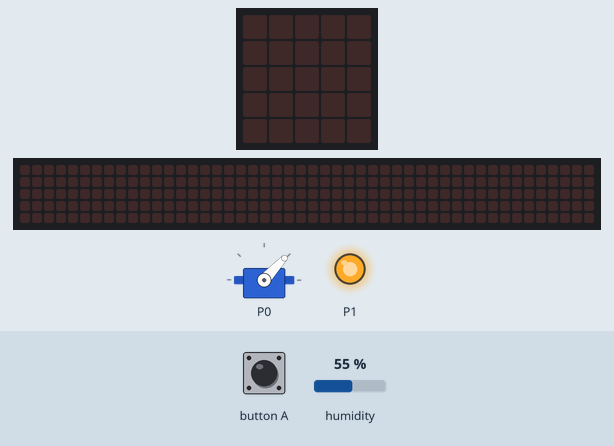
This program was run on a simulated BBC micro:bit (MakeCode). On the bench: servo, the board's 5×5 LED display, a strip that is not on the board, showing the scrolling text unrolled, output pins drawn as LEDs (lit = HIGH). Inputs (shaded band) come from the test bench; at power-on: humidity 55 %. The 48×5 strip is a reading aid, not a part: it shows the text the display is scrolling, unrolled, one strip-width of it at a time.

Above: at 1.2 s.
1.3 s: button A pressed for 0.15 s
At 4.2 s:
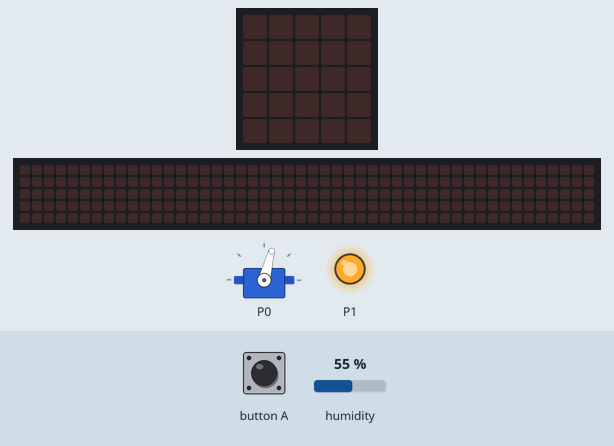
4.3 s: humidity set to 45 %
5.8 s: humidity set to 42 %
At 7.0 s:
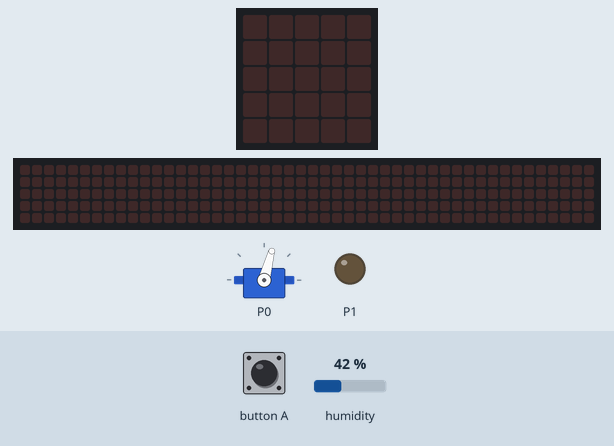
7.3 s: button A pressed for 0.15 s
At 9.92 s:
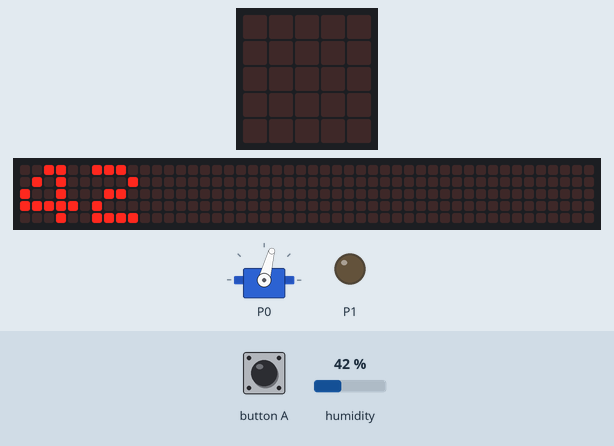
10.3 s: button A pressed for 1 s
At 11.52 s:
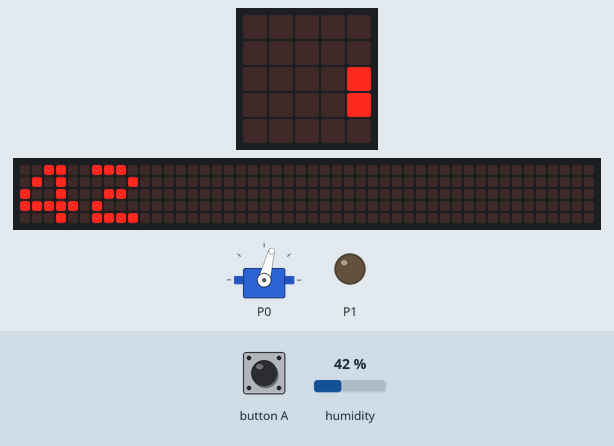
Timing chart, 0 to 13.3 s (numbered marks = the images above; inputs shaded):
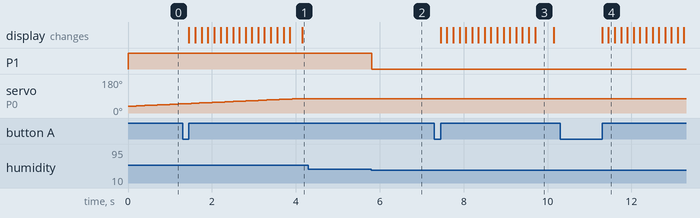

Measured:
- the behaviour switches between 44 and 43 % on humidity (found by bisection; images 1 and 2)
- after the input at 1.3 s, the display: first changes after 0.15 s (image 1 shows a later state)
- after the input at 4.3 s, every drawn part: stays the same
- after the input at 5.8 s, P1: HIGH → LOW at once
- after the input at 7.3 s, the display: changes after 0.15 s (image 3)
- after the input at 10.3 s, the display: first changes after 1.0 s (image 4 shows a later state)
- what the display in image 3 shows lasts 0.5 s, from 9.7 s to 10.2 s

The program:

main.ts
```typescript
input.onButtonPressed(Button.A, function () {
    basic.showString("" + (Environment.octopus_BME280(Environment.BME280_state.BME280_humidity)))
})
let Angle = 35
pins.servoWritePin(AnalogPin.P0, Angle)
pins.digitalWritePin(DigitalPin.P1, 0)
basic.forever(function () {
    while (Angle < 75) {
        Angle += 1
        pins.servoWritePin(AnalogPin.P0, Angle)
        basic.pause(100)
    }
    basic.pause(43200000)
    while (Angle > 35) {
        Angle += -1
        pins.servoWritePin(AnalogPin.P0, Angle)
        basic.pause(100)
    }
    basic.pause(43200000)
})
basic.forever(function () {
    if (Environment.octopus_BME280(Environment.BME280_state.BME280_humidity) >= 44) {
        pins.digitalWritePin(DigitalPin.P1, 1)
    } else {
        pins.digitalWritePin(DigitalPin.P1, 0)
    }
})
```

test.ts
```typescript
// les tests vont ici ; cela ne sera pas compilé si ce paquet est utilisé en tant qu'extension.
```
